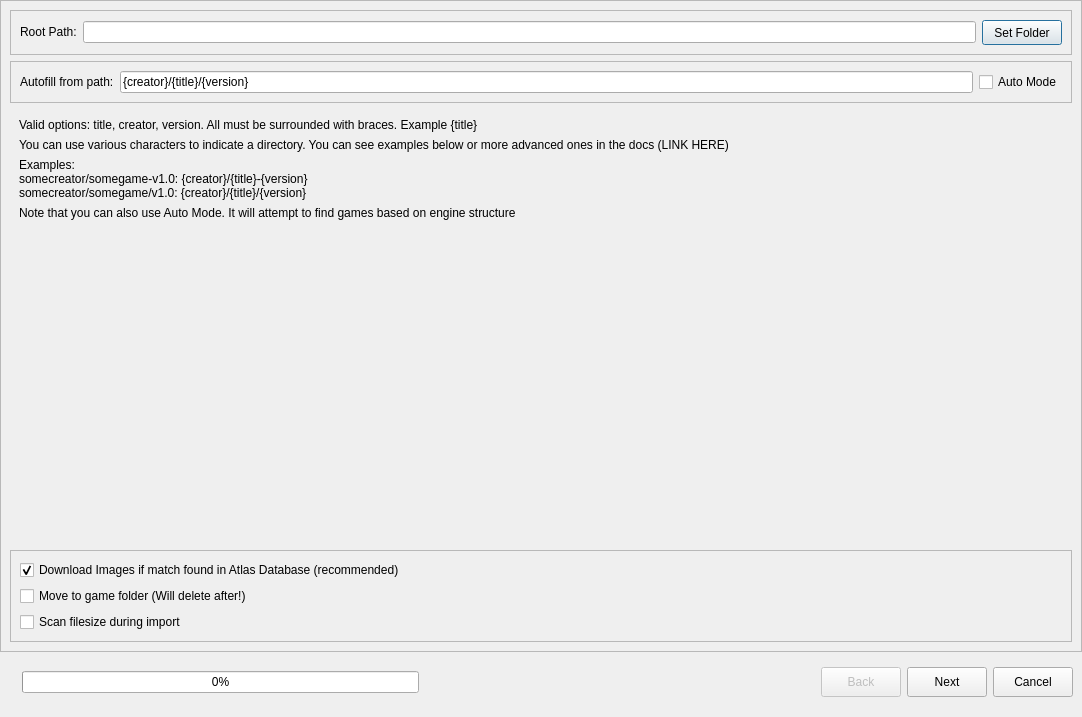
<?xml version="1.0" encoding="UTF-8"?>
<ui version="4.0">
 <class>BatchImportDialog</class>
 <widget class="QDialog" name="BatchImportDialog">
  <property name="geometry">
   <rect>
    <x>0</x>
    <y>0</y>
    <width>1082</width>
    <height>717</height>
   </rect>
  </property>
  <property name="sizePolicy">
   <sizepolicy hsizetype="Minimum" vsizetype="Minimum">
    <horstretch>0</horstretch>
    <verstretch>0</verstretch>
   </sizepolicy>
  </property>
  <property name="windowTitle">
   <string>Import Games Wizard</string>
  </property>
  <property name="styleSheet">
   <string notr="true"/>
  </property>
  <layout class="QVBoxLayout" name="verticalLayout">
   <property name="leftMargin">
    <number>0</number>
   </property>
   <property name="topMargin">
    <number>0</number>
   </property>
   <property name="rightMargin">
    <number>0</number>
   </property>
   <item>
    <widget class="QStackedWidget" name="swImportGames">
     <property name="sizePolicy">
      <sizepolicy hsizetype="Preferred" vsizetype="Preferred">
       <horstretch>0</horstretch>
       <verstretch>0</verstretch>
      </sizepolicy>
     </property>
     <widget class="QWidget" name="page_1">
      <layout class="QVBoxLayout" name="verticalLayout_6">
       <property name="leftMargin">
        <number>0</number>
       </property>
       <property name="topMargin">
        <number>0</number>
       </property>
       <property name="rightMargin">
        <number>0</number>
       </property>
       <property name="bottomMargin">
        <number>0</number>
       </property>
       <item>
        <widget class="QFrame" name="frame_2">
         <property name="frameShape">
          <enum>QFrame::StyledPanel</enum>
         </property>
         <property name="frameShadow">
          <enum>QFrame::Raised</enum>
         </property>
         <layout class="QVBoxLayout" name="verticalLayout_5">
          <item>
           <widget class="QFrame" name="frame">
            <property name="frameShape">
             <enum>QFrame::StyledPanel</enum>
            </property>
            <property name="frameShadow">
             <enum>QFrame::Raised</enum>
            </property>
            <layout class="QHBoxLayout" name="horizontalLayout">
             <item>
              <widget class="QLabel" name="label_3">
               <property name="sizePolicy">
                <sizepolicy hsizetype="Preferred" vsizetype="Maximum">
                 <horstretch>0</horstretch>
                 <verstretch>0</verstretch>
                </sizepolicy>
               </property>
               <property name="text">
                <string>Root Path:</string>
               </property>
              </widget>
             </item>
             <item>
              <widget class="QLineEdit" name="tbPath"/>
             </item>
             <item>
              <widget class="QPushButton" name="btnSetFolder">
               <property name="sizePolicy">
                <sizepolicy hsizetype="Minimum" vsizetype="Maximum">
                 <horstretch>0</horstretch>
                 <verstretch>0</verstretch>
                </sizepolicy>
               </property>
               <property name="minimumSize">
                <size>
                 <width>75</width>
                 <height>25</height>
                </size>
               </property>
               <property name="text">
                <string>Set Folder</string>
               </property>
              </widget>
             </item>
            </layout>
           </widget>
          </item>
          <item>
           <widget class="QFrame" name="frame_3">
            <property name="frameShape">
             <enum>QFrame::StyledPanel</enum>
            </property>
            <property name="frameShadow">
             <enum>QFrame::Raised</enum>
            </property>
            <layout class="QHBoxLayout" name="horizontalLayout_2">
             <item>
              <widget class="QLabel" name="label">
               <property name="text">
                <string>Autofill from path:</string>
               </property>
              </widget>
             </item>
             <item>
              <widget class="QLineEdit" name="tbFormat">
               <property name="text">
                <string>{creator}/{title}/{version}</string>
               </property>
              </widget>
             </item>
             <item>
              <widget class="QCheckBox" name="cbSkipRegex">
               <property name="text">
                <string>Auto Mode</string>
               </property>
              </widget>
             </item>
            </layout>
           </widget>
          </item>
          <item>
           <widget class="QFrame" name="helpText">
            <property name="frameShape">
             <enum>QFrame::NoFrame</enum>
            </property>
            <property name="frameShadow">
             <enum>QFrame::Plain</enum>
            </property>
            <layout class="QVBoxLayout" name="verticalLayout_4">
             <item>
              <widget class="QLabel" name="label_4">
               <property name="text">
                <string>Valid options: title, creator, version. All must be surrounded with braces. Example {title}</string>
               </property>
              </widget>
             </item>
             <item>
              <widget class="QLabel" name="label_7">
               <property name="text">
                <string>You can use various characters to indicate a directory. You can see examples below or more advanced ones in the docs (LINK HERE)</string>
               </property>
              </widget>
             </item>
             <item>
              <widget class="QLabel" name="label_8">
               <property name="text">
                <string>Examples:
somecreator/somegame-v1.0: {creator}/{title}-{version}
somecreator/somegame/v1.0: {creator}/{title}/{version}</string>
               </property>
              </widget>
             </item>
             <item>
              <widget class="QLabel" name="label_6">
               <property name="text">
                <string>Note that you can also use Auto Mode. It will attempt to find games based on engine structure</string>
               </property>
              </widget>
             </item>
            </layout>
           </widget>
          </item>
          <item>
           <spacer name="verticalSpacer">
            <property name="orientation">
             <enum>Qt::Vertical</enum>
            </property>
            <property name="sizeHint" stdset="0">
             <size>
              <width>20</width>
              <height>40</height>
             </size>
            </property>
           </spacer>
          </item>
          <item>
           <widget class="QFrame" name="flags">
            <property name="frameShape">
             <enum>QFrame::StyledPanel</enum>
            </property>
            <property name="frameShadow">
             <enum>QFrame::Raised</enum>
            </property>
            <layout class="QVBoxLayout" name="verticalLayout_3">
             <item>
              <widget class="QCheckBox" name="cbCheckDownloadImages">
               <property name="text">
                <string>Download Images if match found in Atlas Database (recommended)</string>
               </property>
               <property name="checked">
                <bool>true</bool>
               </property>
              </widget>
             </item>
             <item>
              <widget class="QCheckBox" name="cbMoveImported">
               <property name="enabled">
                <bool>true</bool>
               </property>
               <property name="text">
                <string>Move to game folder (Will delete after!)</string>
               </property>
              </widget>
             </item>
             <item>
              <widget class="QCheckBox" name="cbScanFilesize">
               <property name="text">
                <string>Scan filesize during import</string>
               </property>
              </widget>
             </item>
            </layout>
           </widget>
          </item>
         </layout>
        </widget>
       </item>
      </layout>
     </widget>
     <widget class="QWidget" name="page_2">
      <layout class="QVBoxLayout" name="verticalLayout_2">
       <property name="leftMargin">
        <number>0</number>
       </property>
       <property name="topMargin">
        <number>0</number>
       </property>
       <property name="rightMargin">
        <number>0</number>
       </property>
       <property name="bottomMargin">
        <number>0</number>
       </property>
       <item>
        <widget class="QFrame" name="frame_5">
         <property name="frameShape">
          <enum>QFrame::StyledPanel</enum>
         </property>
         <property name="frameShadow">
          <enum>QFrame::Raised</enum>
         </property>
         <layout class="QVBoxLayout" name="verticalLayout_7">
          <property name="leftMargin">
           <number>9</number>
          </property>
          <property name="topMargin">
           <number>9</number>
          </property>
          <property name="rightMargin">
           <number>9</number>
          </property>
          <property name="bottomMargin">
           <number>9</number>
          </property>
          <item>
           <widget class="QLabel" name="label_2">
            <property name="font">
             <font>
              <pointsize>14</pointsize>
             </font>
            </property>
            <property name="text">
             <string>Ready to Import</string>
            </property>
           </widget>
          </item>
          <item>
           <widget class="QLabel" name="label_5">
            <property name="text">
             <string>This wizard is ready to import the games below. Please review the list to confirm that the correct games will be imported,and make any necessary changes. Change the game names in the Name column or remove items with the Delete key
Hover over the column headers for help text</string>
            </property>
            <property name="wordWrap">
             <bool>true</bool>
            </property>
           </widget>
          </item>
          <item>
           <widget class="QTableView" name="twGames">
            <property name="alternatingRowColors">
             <bool>true</bool>
            </property>
           </widget>
          </item>
         </layout>
        </widget>
       </item>
      </layout>
     </widget>
    </widget>
   </item>
   <item>
    <widget class="QWidget" name="widget" native="true">
     <property name="sizePolicy">
      <sizepolicy hsizetype="Preferred" vsizetype="Maximum">
       <horstretch>0</horstretch>
       <verstretch>0</verstretch>
      </sizepolicy>
     </property>
     <property name="minimumSize">
      <size>
       <width>0</width>
       <height>40</height>
      </size>
     </property>
     <property name="maximumSize">
      <size>
       <width>16777215</width>
       <height>60</height>
      </size>
     </property>
     <layout class="QHBoxLayout" name="horizontalLayout_3">
      <item>
       <widget class="QLabel" name="statusLabel">
        <property name="text">
         <string/>
        </property>
       </widget>
      </item>
      <item>
       <widget class="QProgressBar" name="progressBar">
        <property name="enabled">
         <bool>true</bool>
        </property>
        <property name="value">
         <number>0</number>
        </property>
       </widget>
      </item>
      <item>
       <spacer name="horizontalSpacer">
        <property name="orientation">
         <enum>Qt::Horizontal</enum>
        </property>
        <property name="sizeHint" stdset="0">
         <size>
          <width>40</width>
          <height>20</height>
         </size>
        </property>
       </spacer>
      </item>
      <item>
       <widget class="QPushButton" name="btnBack">
        <property name="enabled">
         <bool>false</bool>
        </property>
        <property name="minimumSize">
         <size>
          <width>75</width>
          <height>30</height>
         </size>
        </property>
        <property name="text">
         <string>Back</string>
        </property>
       </widget>
      </item>
      <item>
       <widget class="QPushButton" name="btnNext">
        <property name="minimumSize">
         <size>
          <width>75</width>
          <height>30</height>
         </size>
        </property>
        <property name="text">
         <string>Next</string>
        </property>
       </widget>
      </item>
      <item>
       <widget class="QPushButton" name="btnCancel">
        <property name="minimumSize">
         <size>
          <width>75</width>
          <height>30</height>
         </size>
        </property>
        <property name="text">
         <string>Cancel</string>
        </property>
       </widget>
      </item>
     </layout>
    </widget>
   </item>
  </layout>
 </widget>
 <resources/>
 <connections/>
</ui>
